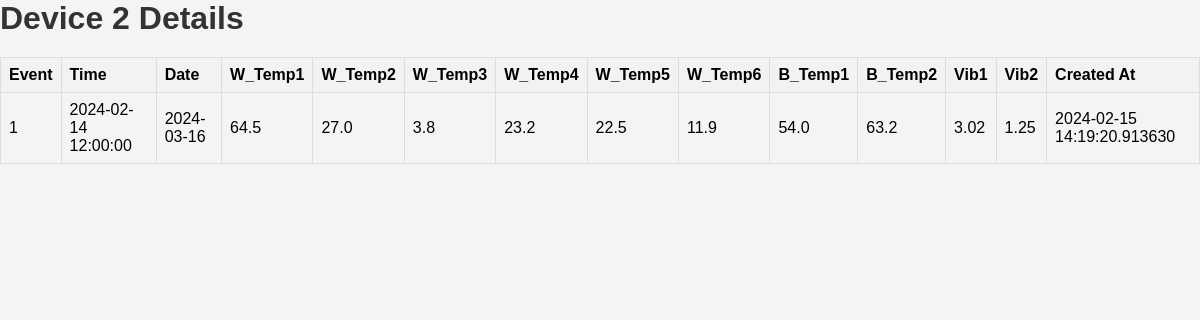
Page /device/2 on the committed database.
### app.py (models this page shows)
class Data(db.Model):
    id = db.Column(db.Integer, primary_key=True)
    device_id = db.Column(db.Integer, db.ForeignKey('device.id'))
    time = db.Column(db.DateTime)
    date = db.Column(db.String)
    event_id = db.Column(db.Integer, db.ForeignKey('event.event_id'))
    W_Temp1 = db.Column(db.Float)
    W_Temp2 = db.Column(db.Float)
    W_Temp3 = db.Column(db.Float)
    W_Temp4 = db.Column(db.Float)
    W_Temp5 = db.Column(db.Float)
    W_Temp6 = db.Column(db.Float)
    B_Temp1 = db.Column(db.Float)
    B_Temp2 = db.Column(db.Float)
    Vib1 = db.Column(db.Float)
    Vib2 = db.Column(db.Float)
    created_at = db.Column(db.DateTime, default=datetime.utcnow)

### app.py (the view)
@app.route('/device/<int:device_id>')
def device_details(device_id):
    device_data = Data.query.filter_by(device_id=device_id).order_by(Data.time).all()
    return render_template('device_details.html', device_id=device_id, device_data=device_data)

### templates/device_details.html (shortened to what this page needs)
<!DOCTYPE html>
<html lang="en">
<head>
    <link rel="stylesheet" href="./style.css">
</head>
<body>
    <h1>Device {{ device_id }} Details</h1>
    <table border="1">
        <tr>
            <th>Event</th>
            <th>Time</th>
            <th>Date</th>
            <th>W_Temp1</th>
            <th>W_Temp2</th>
            <th>W_Temp3</th>
            <th>W_Temp4</th>
            <th>W_Temp5</th>
            <th>W_Temp6</th>
            <th>B_Temp1</th>
            <th>B_Temp2</th>
            <th>Vib1</th>
            <th>Vib2</th>
            <th>Created At</th>
        </tr>
        {% for data in device_data %}
            <tr>
                <td>{{ data.event_id }}</td>
                <td>{{ data.time }}</td>
                <td>{{ data.date }}</td>
                <td>{{ data.W_Temp1 }}</td>
                <td>{{ data.W_Temp2 }}</td>
                <td>{{ data.W_Temp3 }}</td>
                <td>{{ data.W_Temp4 }}</td>
                <td>{{ data.W_Temp5 }}</td>
                <td>{{ data.W_Temp6 }}</td>
                <td>{{ data.B_Temp1 }}</td>
                <td>{{ data.B_Temp2 }}</td>
                <td>{{ data.Vib1 }}</td>
                <td>{{ data.Vib2 }}</td>
                <td>{{ data.created_at }}</td>
            </tr>
        {% endfor %}
    </table>
</body>
</html>

### templates/style.css (style rules this page uses)
body, h1, h2, h3, p, ul, li, table, th, td { margin: 0; padding: 0; box-sizing: border-box; }
body { font-family: 'Arial', sans-serif; background-color: #f4f4f4; }
h1 { color: #333; }
table { width: 100%; border-collapse: collapse; margin-top: 20px; }
th, td { border: 1px solid #ddd; padding: 8px; text-align: left; }
th { background-color: #f2f2f2; }

### rows in the picture
Data: event_id "1", time "2024-02-14 12:00:00", date "2024-03-16", W_Temp1 "64.5", W_Temp2 "27.0", W_Temp3 "3.8", W_Temp4 "23.2", W_Temp5 "22.5", W_Temp6 "11.9", B_Temp1 "54.0", B_Temp2 "63.2", Vib1 "3.02", Vib2 "1.25", created_at "2024-02-15 14:19:20.913630"

### other values in the picture
{{ device_id }} "2"
